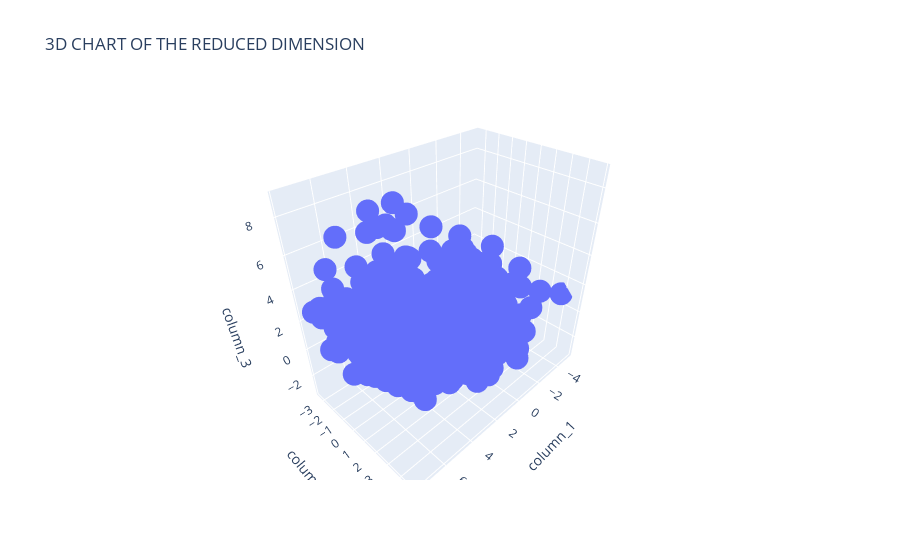

Notebook cell for this chart:
### Code cell
fig = px.scatter_3d(data_frame=pca_df, x='column_1', y='column_2', z='column_3',
                    title = '3D CHART OF THE REDUCED DIMENSION')
fig.show()

### Figure 1 — Plotly figure (JSON) as saved in the notebook; plotly's stock layout.template omitted (floating-point values rounded to 4 significant figures; data arrays with more than 128 entries replaced by an {"elided": "..."} marker saying what was removed)
{"data": [{"hovertemplate": "column_1=%{x}<br>column_2=%{y}<br>column_3=%{z}<extra></extra>", "legendgroup": "", "marker": {"color": "#636efa", "symbol": "circle"}, "mode": "markers", "name": "", "scene": "scene", "showlegend": false, "type": "scatter3d", "x": {"elided": "2216 float values"}, "y": {"elided": "2216 float values"}, "z": {"elided": "2216 float values"}}], "layout": {"legend": {"tracegroupgap": 0}, "scene": {"domain": {"x": [0, 1], "y": [0, 1]}, "xaxis": {"title": {"text": "column_1"}}, "yaxis": {"title": {"text": "column_2"}}, "zaxis": {"title": {"text": "column_3"}}}, "title": {"text": "3D CHART OF THE REDUCED DIMENSION"}}}
